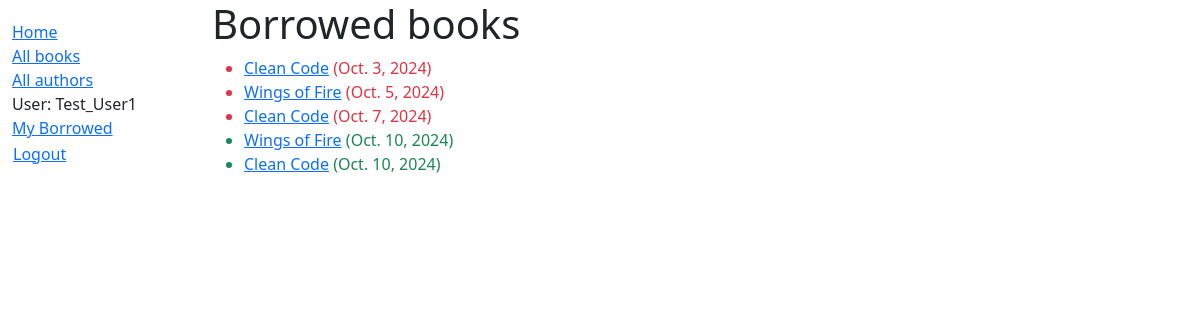
/catlog/mybooks/ (signed in), run on the app's committed database.
### catlog/models.py (models this page shows, shortened)
class BookInstance(models.Model):
    id = models.UUIDField(primary_key=True, default=uuid.uuid4,
                          help_text="Unique ID for this particular book across whole library")
    book = models.ForeignKey(Book, on_delete=models.RESTRICT, null=True)
    imprint = models.CharField(max_length=200)
    due_back = models.DateField(null=True, blank=True)
    borrower = models.ForeignKey(settings.AUTH_USER_MODEL, on_delete=models.SET_NULL, null=True, blank=True)
    LOAN_STATUS = (
        ('m', 'Maintenance'),
        ('o', 'On loan'),
        ('a', 'Available'),
        ('r', 'Reserved'),
    )
    status = models.CharField(
        max_length=1,
        choices=LOAN_STATUS,
        blank=True,
        default='m',
        help_text='Book availability',
    )
    class Meta:
        ordering = ['due_back']
        permissions = (
        ("can_mark_returned", "Set book as returned"),
        ("staff_user", "Staff user"),
    )
    @property
    def is_overdue(self):
        return bool(self.due_back and date.today() > self.due_back)

class Book(models.Model):
    title = models.CharField(max_length=200)
    author = models.ForeignKey('Author', on_delete=models.RESTRICT, null=True)
    summary = models.TextField(
        max_length=1000, help_text="Enter a brief description of the book")
    isbn = models.CharField('ISBN', max_length=13,
                            unique=True,
                            help_text='13 Character <a href="https://www.isbn-international.org/content/what-isbn'
                                      '">ISBN number</a>')
    genre = models.ManyToManyField(
        Genre, help_text="Select a genre for this book")
    language = models.ForeignKey('Language', on_delete=models.PROTECT, help_text="Select a language for this book")
    def display_genre(self):
        """Create a string for the Genre. This is required to display genre in Admin."""
        return ', '.join(genre.name for genre in self.genre.all()[:3])
    display_genre.short_description = 'Genre'

### catlog/views.py (the view)
# urls.py: path('mybooks/', views.LoanedBooksByUserListView.as_view(), name='my-borrowed'),
class LoanedBooksByUserListView(LoginRequiredMixin,generic.ListView):
    model = BookInstance
    template_name = 'catlog/bookinstance_list_borrowed_user.html'
    paginate_by = 10
    def get_queryset(self):
        return (
            BookInstance.objects.filter(borrower=self.request.user)
            .filter(status__exact='o')
            .order_by('due_back')
        )

### catlog/templates/catlog/bookinstance_list_borrowed_user.html
{% extends "base_generic.html" %}
{% block content %}
    <h1>Borrowed books</h1>
    {% if bookinstance_list %}
    <ul>
      {% for bookinst in bookinstance_list %}
      <li class="{% if bookinst.is_overdue %}text-danger{% else %}text-success{% endif %}">
        <a href="{% url 'book-detail' bookinst.book.pk %}">{{ bookinst.book.title }}</a> ({{ bookinst.due_back }})
      </li>
      {% endfor %}
    </ul>
    {% else %}
      <p>There are no books borrowed.</p>
    {% endif %}
{% endblock %}

### catlog/templates/base_generic.html (shortened to what this page needs)
<!doctype html>
<html lang="en">
  <head>
    <link href="https://cdn.jsdelivr.net/npm/bootstrap@5.3.3/dist/css/bootstrap.min.css"
      rel="stylesheet"
>
    {% load static %}
    <link rel="stylesheet" href="{% static 'css/styles.css' %}" />
  </head>
  <body>
    <div class="container-fluid">
      <div class="row">
        <div class="col-sm-2">
          {% block sidebar %}
            <ul class="sidebar-nav">
              <li><a href="{% url 'index' %}">Home</a></li>
              <li><a href="{% url 'books' %}">All books</a></li>
              <li><a href="{% url 'authors' %}">All authors</a></li>
              {% if user.is_authenticated %}
                <li>User: {{ user.get_username }}</li>
                <li><a href="{% url 'my-borrowed' %}">My Borrowed</a></li>
                <li>
                  <form id="logout-form" method="post" action="{% url 'logout' %}">
                    <button type="submit" class="btn btn-link">Logout</button>
                  </form>
                </li>
              {% else %}
              <li><a href="{% url 'login' %}?next={% url 'my-borrowed' %}">Login</a></li>
              {% endif %}
            </ul>
          {% endblock %}
        </div>
        <div class="col-sm-10 ">{% block content %}{% endblock %}
      </div>
      </div>
    </div>
  </body>
</html>

### catlog/static/css/styles.css (style rules this page uses)
.sidebar-nav { margin-top: 20px; padding: 0; list-style: none; }
#logout-form { display: inline; }
#logout-form button { padding: 0; margin: 0; }

### data on the page
BookInstance: book "Clean Code", due_back "Oct. 3, 2024"
BookInstance: book "Wings of Fire", due_back "Oct. 5, 2024"
BookInstance: book "Clean Code", due_back "Oct. 7, 2024"
BookInstance: book "Wings of Fire", due_back "Oct. 10, 2024"
BookInstance: book "Clean Code", due_back "Oct. 10, 2024"

### other printed values
{{ user.get_username }} "Test_User1"
